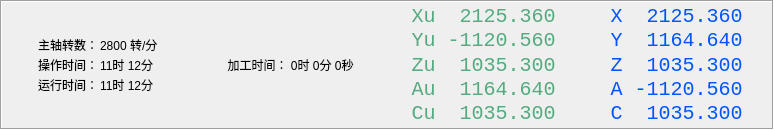
<?xml version="1.0" encoding="UTF-8"?>
<ui version="4.0">
 <class>WorkInfo</class>
 <widget class="QWidget" name="WorkInfo">
  <property name="geometry">
   <rect>
    <x>0</x>
    <y>0</y>
    <width>774</width>
    <height>130</height>
   </rect>
  </property>
  <property name="sizePolicy">
   <sizepolicy hsizetype="Preferred" vsizetype="Fixed">
    <horstretch>0</horstretch>
    <verstretch>0</verstretch>
   </sizepolicy>
  </property>
  <property name="maximumSize">
   <size>
    <width>16777215</width>
    <height>130</height>
   </size>
  </property>
  <property name="windowTitle">
   <string>Form</string>
  </property>
  <layout class="QVBoxLayout" name="verticalLayout">
   <property name="spacing">
    <number>0</number>
   </property>
   <property name="margin">
    <number>0</number>
   </property>
   <item>
    <widget class="QFrame" name="frame">
     <property name="sizePolicy">
      <sizepolicy hsizetype="Preferred" vsizetype="Fixed">
       <horstretch>0</horstretch>
       <verstretch>0</verstretch>
      </sizepolicy>
     </property>
     <property name="maximumSize">
      <size>
       <width>16777215</width>
       <height>130</height>
      </size>
     </property>
     <property name="frameShape">
      <enum>QFrame::Box</enum>
     </property>
     <property name="frameShadow">
      <enum>QFrame::Sunken</enum>
     </property>
     <layout class="QHBoxLayout" name="horizontalLayout_2">
      <property name="spacing">
       <number>2</number>
      </property>
      <property name="leftMargin">
       <number>0</number>
      </property>
      <property name="topMargin">
       <number>3</number>
      </property>
      <property name="rightMargin">
       <number>0</number>
      </property>
      <property name="bottomMargin">
       <number>3</number>
      </property>
      <item>
       <layout class="QFormLayout" name="formLayout">
        <property name="fieldGrowthPolicy">
         <enum>QFormLayout::FieldsStayAtSizeHint</enum>
        </property>
        <property name="rowWrapPolicy">
         <enum>QFormLayout::DontWrapRows</enum>
        </property>
        <property name="labelAlignment">
         <set>Qt::AlignCenter</set>
        </property>
        <property name="formAlignment">
         <set>Qt::AlignCenter</set>
        </property>
        <item row="0" column="0">
         <widget class="QLabel" name="label">
          <property name="text">
           <string>主轴转数：</string>
          </property>
         </widget>
        </item>
        <item row="0" column="1">
         <widget class="QLabel" name="label_2">
          <property name="text">
           <string>2800 转/分</string>
          </property>
         </widget>
        </item>
        <item row="1" column="0">
         <widget class="QLabel" name="label_3">
          <property name="text">
           <string>操作时间：</string>
          </property>
         </widget>
        </item>
        <item row="1" column="1">
         <widget class="QLabel" name="label_4">
          <property name="text">
           <string>11时 12分</string>
          </property>
         </widget>
        </item>
        <item row="2" column="0">
         <widget class="QLabel" name="label_5">
          <property name="text">
           <string>运行时间：</string>
          </property>
         </widget>
        </item>
        <item row="2" column="1">
         <widget class="QLabel" name="label_6">
          <property name="text">
           <string>11时 12分</string>
          </property>
         </widget>
        </item>
       </layout>
      </item>
      <item>
       <layout class="QHBoxLayout" name="horizontalLayout">
        <item>
         <widget class="QLabel" name="label_8">
          <property name="text">
           <string>加工时间： 0时 0分 0秒</string>
          </property>
          <property name="alignment">
           <set>Qt::AlignCenter</set>
          </property>
         </widget>
        </item>
       </layout>
      </item>
      <item>
       <layout class="QVBoxLayout" name="verticalLayout_4">
        <property name="spacing">
         <number>1</number>
        </property>
        <item>
         <widget class="QLabel" name="label_31">
          <property name="palette">
           <palette>
            <active>
             <colorrole role="WindowText">
              <brush brushstyle="SolidPattern">
               <color alpha="255">
                <red>85</red>
                <green>170</green>
                <blue>127</blue>
               </color>
              </brush>
             </colorrole>
            </active>
            <inactive>
             <colorrole role="WindowText">
              <brush brushstyle="SolidPattern">
               <color alpha="255">
                <red>85</red>
                <green>170</green>
                <blue>127</blue>
               </color>
              </brush>
             </colorrole>
            </inactive>
            <disabled>
             <colorrole role="WindowText">
              <brush brushstyle="SolidPattern">
               <color alpha="255">
                <red>119</red>
                <green>117</green>
                <blue>115</blue>
               </color>
              </brush>
             </colorrole>
            </disabled>
           </palette>
          </property>
          <property name="font">
           <font>
            <family>Monospace</family>
            <pointsize>15</pointsize>
           </font>
          </property>
          <property name="text">
           <string>Xu  2125.360</string>
          </property>
          <property name="alignment">
           <set>Qt::AlignCenter</set>
          </property>
         </widget>
        </item>
        <item>
         <widget class="QLabel" name="label_30">
          <property name="palette">
           <palette>
            <active>
             <colorrole role="WindowText">
              <brush brushstyle="SolidPattern">
               <color alpha="255">
                <red>85</red>
                <green>170</green>
                <blue>127</blue>
               </color>
              </brush>
             </colorrole>
            </active>
            <inactive>
             <colorrole role="WindowText">
              <brush brushstyle="SolidPattern">
               <color alpha="255">
                <red>85</red>
                <green>170</green>
                <blue>127</blue>
               </color>
              </brush>
             </colorrole>
            </inactive>
            <disabled>
             <colorrole role="WindowText">
              <brush brushstyle="SolidPattern">
               <color alpha="255">
                <red>119</red>
                <green>117</green>
                <blue>115</blue>
               </color>
              </brush>
             </colorrole>
            </disabled>
           </palette>
          </property>
          <property name="font">
           <font>
            <family>Monospace</family>
            <pointsize>15</pointsize>
           </font>
          </property>
          <property name="text">
           <string>Yu -1120.560</string>
          </property>
          <property name="alignment">
           <set>Qt::AlignCenter</set>
          </property>
         </widget>
        </item>
        <item>
         <widget class="QLabel" name="label_35">
          <property name="palette">
           <palette>
            <active>
             <colorrole role="WindowText">
              <brush brushstyle="SolidPattern">
               <color alpha="255">
                <red>85</red>
                <green>170</green>
                <blue>127</blue>
               </color>
              </brush>
             </colorrole>
            </active>
            <inactive>
             <colorrole role="WindowText">
              <brush brushstyle="SolidPattern">
               <color alpha="255">
                <red>85</red>
                <green>170</green>
                <blue>127</blue>
               </color>
              </brush>
             </colorrole>
            </inactive>
            <disabled>
             <colorrole role="WindowText">
              <brush brushstyle="SolidPattern">
               <color alpha="255">
                <red>119</red>
                <green>117</green>
                <blue>115</blue>
               </color>
              </brush>
             </colorrole>
            </disabled>
           </palette>
          </property>
          <property name="font">
           <font>
            <family>Monospace</family>
            <pointsize>15</pointsize>
           </font>
          </property>
          <property name="text">
           <string>Zu  1035.300</string>
          </property>
          <property name="alignment">
           <set>Qt::AlignCenter</set>
          </property>
         </widget>
        </item>
        <item>
         <widget class="QLabel" name="label_26">
          <property name="palette">
           <palette>
            <active>
             <colorrole role="WindowText">
              <brush brushstyle="SolidPattern">
               <color alpha="255">
                <red>85</red>
                <green>170</green>
                <blue>127</blue>
               </color>
              </brush>
             </colorrole>
            </active>
            <inactive>
             <colorrole role="WindowText">
              <brush brushstyle="SolidPattern">
               <color alpha="255">
                <red>85</red>
                <green>170</green>
                <blue>127</blue>
               </color>
              </brush>
             </colorrole>
            </inactive>
            <disabled>
             <colorrole role="WindowText">
              <brush brushstyle="SolidPattern">
               <color alpha="255">
                <red>119</red>
                <green>117</green>
                <blue>115</blue>
               </color>
              </brush>
             </colorrole>
            </disabled>
           </palette>
          </property>
          <property name="font">
           <font>
            <family>Monospace</family>
            <pointsize>15</pointsize>
           </font>
          </property>
          <property name="text">
           <string>Au  1164.640</string>
          </property>
          <property name="alignment">
           <set>Qt::AlignCenter</set>
          </property>
         </widget>
        </item>
        <item>
         <widget class="QLabel" name="label_24">
          <property name="palette">
           <palette>
            <active>
             <colorrole role="WindowText">
              <brush brushstyle="SolidPattern">
               <color alpha="255">
                <red>85</red>
                <green>170</green>
                <blue>127</blue>
               </color>
              </brush>
             </colorrole>
            </active>
            <inactive>
             <colorrole role="WindowText">
              <brush brushstyle="SolidPattern">
               <color alpha="255">
                <red>85</red>
                <green>170</green>
                <blue>127</blue>
               </color>
              </brush>
             </colorrole>
            </inactive>
            <disabled>
             <colorrole role="WindowText">
              <brush brushstyle="SolidPattern">
               <color alpha="255">
                <red>119</red>
                <green>117</green>
                <blue>115</blue>
               </color>
              </brush>
             </colorrole>
            </disabled>
           </palette>
          </property>
          <property name="font">
           <font>
            <family>Monospace</family>
            <pointsize>15</pointsize>
           </font>
          </property>
          <property name="text">
           <string>Cu  1035.300</string>
          </property>
          <property name="alignment">
           <set>Qt::AlignCenter</set>
          </property>
         </widget>
        </item>
       </layout>
      </item>
      <item>
       <layout class="QVBoxLayout" name="verticalLayout_6">
        <property name="spacing">
         <number>1</number>
        </property>
        <item>
         <widget class="QLabel" name="label_21">
          <property name="palette">
           <palette>
            <active>
             <colorrole role="WindowText">
              <brush brushstyle="SolidPattern">
               <color alpha="255">
                <red>0</red>
                <green>85</green>
                <blue>255</blue>
               </color>
              </brush>
             </colorrole>
            </active>
            <inactive>
             <colorrole role="WindowText">
              <brush brushstyle="SolidPattern">
               <color alpha="255">
                <red>0</red>
                <green>85</green>
                <blue>255</blue>
               </color>
              </brush>
             </colorrole>
            </inactive>
            <disabled>
             <colorrole role="WindowText">
              <brush brushstyle="SolidPattern">
               <color alpha="255">
                <red>119</red>
                <green>117</green>
                <blue>115</blue>
               </color>
              </brush>
             </colorrole>
            </disabled>
           </palette>
          </property>
          <property name="font">
           <font>
            <family>Monospace</family>
            <pointsize>15</pointsize>
           </font>
          </property>
          <property name="text">
           <string>X  2125.360</string>
          </property>
          <property name="alignment">
           <set>Qt::AlignCenter</set>
          </property>
         </widget>
        </item>
        <item>
         <widget class="QLabel" name="label_20">
          <property name="palette">
           <palette>
            <active>
             <colorrole role="WindowText">
              <brush brushstyle="SolidPattern">
               <color alpha="255">
                <red>0</red>
                <green>85</green>
                <blue>255</blue>
               </color>
              </brush>
             </colorrole>
            </active>
            <inactive>
             <colorrole role="WindowText">
              <brush brushstyle="SolidPattern">
               <color alpha="255">
                <red>0</red>
                <green>85</green>
                <blue>255</blue>
               </color>
              </brush>
             </colorrole>
            </inactive>
            <disabled>
             <colorrole role="WindowText">
              <brush brushstyle="SolidPattern">
               <color alpha="255">
                <red>119</red>
                <green>117</green>
                <blue>115</blue>
               </color>
              </brush>
             </colorrole>
            </disabled>
           </palette>
          </property>
          <property name="font">
           <font>
            <family>Monospace</family>
            <pointsize>15</pointsize>
           </font>
          </property>
          <property name="text">
           <string>Y  1164.640</string>
          </property>
          <property name="alignment">
           <set>Qt::AlignCenter</set>
          </property>
         </widget>
        </item>
        <item>
         <widget class="QLabel" name="label_33">
          <property name="palette">
           <palette>
            <active>
             <colorrole role="WindowText">
              <brush brushstyle="SolidPattern">
               <color alpha="255">
                <red>0</red>
                <green>85</green>
                <blue>255</blue>
               </color>
              </brush>
             </colorrole>
            </active>
            <inactive>
             <colorrole role="WindowText">
              <brush brushstyle="SolidPattern">
               <color alpha="255">
                <red>0</red>
                <green>85</green>
                <blue>255</blue>
               </color>
              </brush>
             </colorrole>
            </inactive>
            <disabled>
             <colorrole role="WindowText">
              <brush brushstyle="SolidPattern">
               <color alpha="255">
                <red>119</red>
                <green>117</green>
                <blue>115</blue>
               </color>
              </brush>
             </colorrole>
            </disabled>
           </palette>
          </property>
          <property name="font">
           <font>
            <family>Monospace</family>
            <pointsize>15</pointsize>
           </font>
          </property>
          <property name="text">
           <string>Z  1035.300</string>
          </property>
          <property name="alignment">
           <set>Qt::AlignCenter</set>
          </property>
         </widget>
        </item>
        <item>
         <widget class="QLabel" name="label_22">
          <property name="palette">
           <palette>
            <active>
             <colorrole role="WindowText">
              <brush brushstyle="SolidPattern">
               <color alpha="255">
                <red>0</red>
                <green>85</green>
                <blue>255</blue>
               </color>
              </brush>
             </colorrole>
            </active>
            <inactive>
             <colorrole role="WindowText">
              <brush brushstyle="SolidPattern">
               <color alpha="255">
                <red>0</red>
                <green>85</green>
                <blue>255</blue>
               </color>
              </brush>
             </colorrole>
            </inactive>
            <disabled>
             <colorrole role="WindowText">
              <brush brushstyle="SolidPattern">
               <color alpha="255">
                <red>119</red>
                <green>117</green>
                <blue>115</blue>
               </color>
              </brush>
             </colorrole>
            </disabled>
           </palette>
          </property>
          <property name="font">
           <font>
            <family>Monospace</family>
            <pointsize>15</pointsize>
           </font>
          </property>
          <property name="text">
           <string>A -1120.560</string>
          </property>
          <property name="alignment">
           <set>Qt::AlignCenter</set>
          </property>
         </widget>
        </item>
        <item>
         <widget class="QLabel" name="label_19">
          <property name="palette">
           <palette>
            <active>
             <colorrole role="WindowText">
              <brush brushstyle="SolidPattern">
               <color alpha="255">
                <red>0</red>
                <green>85</green>
                <blue>255</blue>
               </color>
              </brush>
             </colorrole>
            </active>
            <inactive>
             <colorrole role="WindowText">
              <brush brushstyle="SolidPattern">
               <color alpha="255">
                <red>0</red>
                <green>85</green>
                <blue>255</blue>
               </color>
              </brush>
             </colorrole>
            </inactive>
            <disabled>
             <colorrole role="WindowText">
              <brush brushstyle="SolidPattern">
               <color alpha="255">
                <red>119</red>
                <green>117</green>
                <blue>115</blue>
               </color>
              </brush>
             </colorrole>
            </disabled>
           </palette>
          </property>
          <property name="font">
           <font>
            <family>Monospace</family>
            <pointsize>15</pointsize>
           </font>
          </property>
          <property name="text">
           <string>C  1035.300</string>
          </property>
          <property name="alignment">
           <set>Qt::AlignCenter</set>
          </property>
         </widget>
        </item>
       </layout>
      </item>
     </layout>
    </widget>
   </item>
  </layout>
 </widget>
 <resources/>
 <connections/>
</ui>
